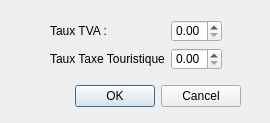
<?xml version="1.0" encoding="UTF-8"?>
<ui version="4.0">
 <class>BDConfigTaux</class>
 <widget class="QDialog" name="BDConfigTaux">
  <property name="geometry">
   <rect>
    <x>0</x>
    <y>0</y>
    <width>270</width>
    <height>123</height>
   </rect>
  </property>
  <property name="windowTitle">
   <string>Configurer taux</string>
  </property>
  <widget class="QDialogButtonBox" name="buttonBox">
   <property name="geometry">
    <rect>
     <x>20</x>
     <y>80</y>
     <width>221</width>
     <height>32</height>
    </rect>
   </property>
   <property name="orientation">
    <enum>Qt::Horizontal</enum>
   </property>
   <property name="standardButtons">
    <set>QDialogButtonBox::Cancel|QDialogButtonBox::Ok</set>
   </property>
  </widget>
  <widget class="QWidget" name="">
   <property name="geometry">
    <rect>
     <x>50</x>
     <y>20</y>
     <width>172</width>
     <height>50</height>
    </rect>
   </property>
   <layout class="QHBoxLayout" name="horizontalLayout">
    <item>
     <layout class="QVBoxLayout" name="verticalLayout_2">
      <item>
       <widget class="QLabel" name="label">
        <property name="text">
         <string>Taux TVA :</string>
        </property>
       </widget>
      </item>
      <item>
       <widget class="QLabel" name="label_2">
        <property name="text">
         <string>Taux Taxe Touristique :</string>
        </property>
       </widget>
      </item>
     </layout>
    </item>
    <item>
     <layout class="QVBoxLayout" name="verticalLayout">
      <item>
       <widget class="QDoubleSpinBox" name="doubleSpinBoxTTVA">
        <property name="maximum">
         <double>1.000000000000000</double>
        </property>
        <property name="singleStep">
         <double>0.010000000000000</double>
        </property>
       </widget>
      </item>
      <item>
       <widget class="QDoubleSpinBox" name="doubleSpinBoxTTT">
        <property name="maximum">
         <double>1.000000000000000</double>
        </property>
        <property name="singleStep">
         <double>0.010000000000000</double>
        </property>
       </widget>
      </item>
     </layout>
    </item>
   </layout>
  </widget>
 </widget>
 <resources/>
 <connections>
  <connection>
   <sender>buttonBox</sender>
   <signal>accepted()</signal>
   <receiver>BDConfigTaux</receiver>
   <slot>accept()</slot>
   <hints>
    <hint type="sourcelabel">
     <x>248</x>
     <y>254</y>
    </hint>
    <hint type="destinationlabel">
     <x>157</x>
     <y>274</y>
    </hint>
   </hints>
  </connection>
  <connection>
   <sender>buttonBox</sender>
   <signal>rejected()</signal>
   <receiver>BDConfigTaux</receiver>
   <slot>reject()</slot>
   <hints>
    <hint type="sourcelabel">
     <x>316</x>
     <y>260</y>
    </hint>
    <hint type="destinationlabel">
     <x>286</x>
     <y>274</y>
    </hint>
   </hints>
  </connection>
 </connections>
</ui>
